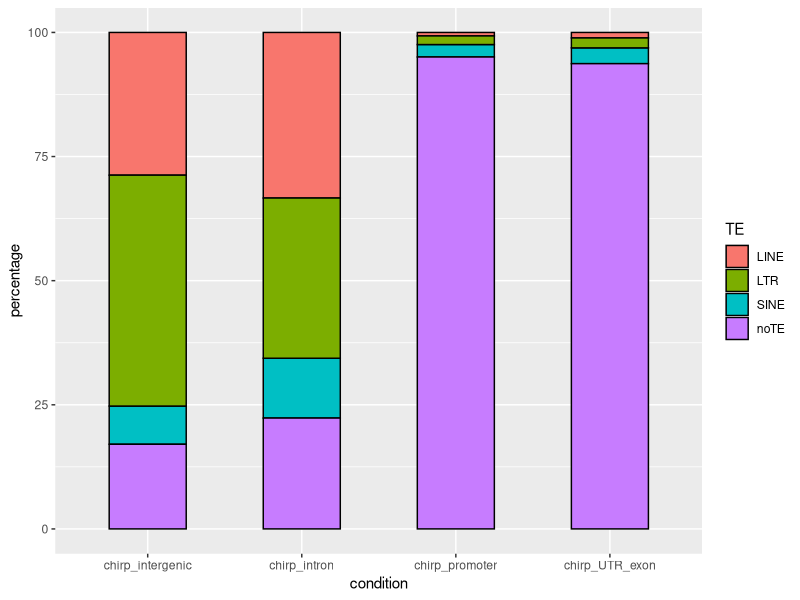
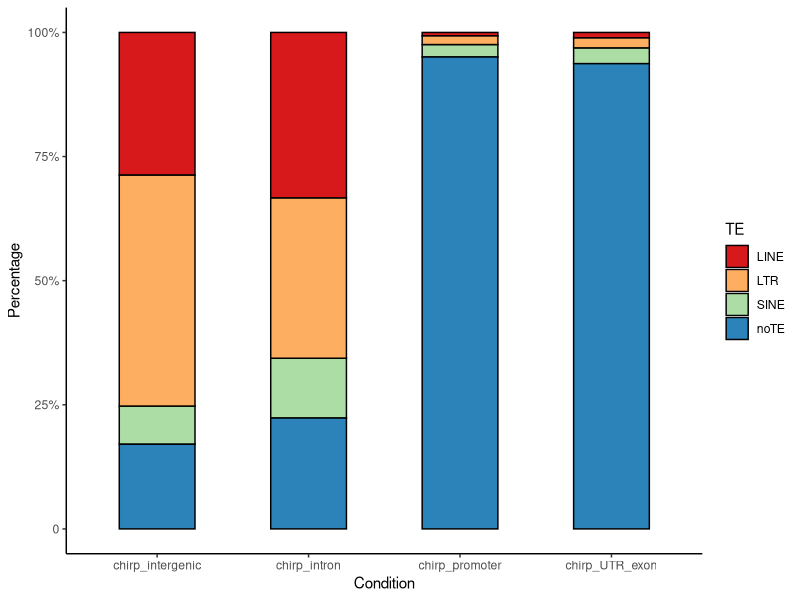
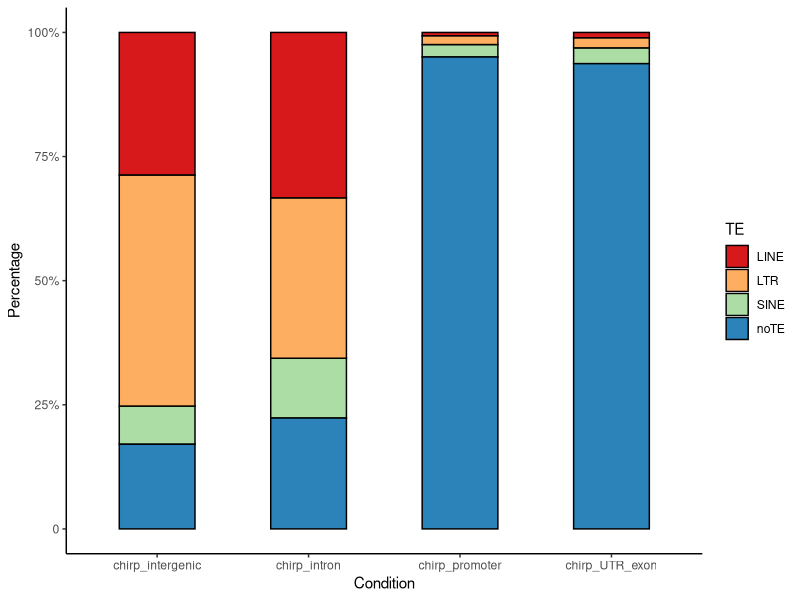

These figures' R source, in order:
library(plyr)
library(tidyverse)
library(readxl)

data3=read.csv("./chirp_FC2_nosate_barplot.csv")
data3$TE = factor(data3$TE, levels = c("LINE","LTR","SINE","noTE"))
p3 <- ggplot(data3,aes(x=condition,y=percentage,fill=TE))+
  geom_bar(stat = 'identity',width = 0.5,colour='black')
p3
p4 <- p3+labs(x='Condition',y='Percentage')+
  theme(axis.title = element_text(size=12),
        axis.text = element_text(size=11))+
  scale_y_continuous(breaks=seq(0,100,25),
                     labels=c('0','25%','50%','75%','100%'))+theme_classic()+scale_fill_brewer(palette="Spectral")

p4
pdf("chirp_FC2_p0.05_region_TE.pdf",width=10,height = 8)
print(p4)
dev.off()